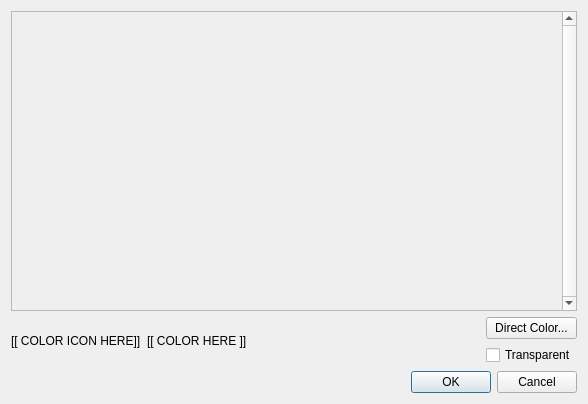
<?xml version="1.0" encoding="UTF-8"?>
<ui version="4.0">
 <class>ColorSelUi</class>
 <widget class="QDialog" name="ColorSelUi">
  <property name="geometry">
   <rect>
    <x>0</x>
    <y>0</y>
    <width>588</width>
    <height>404</height>
   </rect>
  </property>
  <property name="windowTitle">
   <string>Select Color</string>
  </property>
  <layout class="QGridLayout" name="gridLayout">
   <item row="0" column="0">
    <widget class="QScrollArea" name="definedColors">
     <property name="verticalScrollBarPolicy">
      <enum>Qt::ScrollBarAlwaysOn</enum>
     </property>
     <property name="horizontalScrollBarPolicy">
      <enum>Qt::ScrollBarAlwaysOff</enum>
     </property>
     <widget class="QWidget" name="definedColorsWidget">
      <property name="geometry">
       <rect>
        <x>0</x>
        <y>0</y>
        <width>384</width>
        <height>287</height>
       </rect>
      </property>
     </widget>
    </widget>
   </item>
   <item row="1" column="0">
    <layout class="QHBoxLayout" name="horizontalLayout">
     <item>
      <widget class="QLabel" name="iconLabel">
       <property name="text">
        <string>[[ COLOR ICON HERE]]</string>
       </property>
      </widget>
     </item>
     <item>
      <widget class="QLabel" name="colorLabel">
       <property name="text">
        <string>[[ COLOR HERE ]]</string>
       </property>
      </widget>
     </item>
     <item>
      <spacer name="horizontalSpacer">
       <property name="orientation">
        <enum>Qt::Horizontal</enum>
       </property>
       <property name="sizeHint" stdset="0">
        <size>
         <width>40</width>
         <height>20</height>
        </size>
       </property>
      </spacer>
     </item>
     <item>
      <layout class="QVBoxLayout" name="verticalLayout">
       <item>
        <widget class="QPushButton" name="directColor">
         <property name="toolTip">
          <string>Direct Color...</string>
         </property>
         <property name="text">
          <string>Direct Color...</string>
         </property>
        </widget>
       </item>
       <item>
        <widget class="QCheckBox" name="transparentDirectColor">
         <property name="text">
          <string>Transparent</string>
         </property>
        </widget>
       </item>
      </layout>
     </item>
    </layout>
   </item>
   <item row="2" column="0">
    <widget class="QDialogButtonBox" name="buttonBox">
     <property name="orientation">
      <enum>Qt::Horizontal</enum>
     </property>
     <property name="standardButtons">
      <set>QDialogButtonBox::Cancel|QDialogButtonBox::Ok</set>
     </property>
    </widget>
   </item>
  </layout>
 </widget>
 <resources>
  <include location="../ldforge.qrc"/>
 </resources>
 <connections>
  <connection>
   <sender>buttonBox</sender>
   <signal>accepted()</signal>
   <receiver>ColorSelUi</receiver>
   <slot>accept()</slot>
   <hints>
    <hint type="sourcelabel">
     <x>248</x>
     <y>254</y>
    </hint>
    <hint type="destinationlabel">
     <x>157</x>
     <y>274</y>
    </hint>
   </hints>
  </connection>
  <connection>
   <sender>buttonBox</sender>
   <signal>rejected()</signal>
   <receiver>ColorSelUi</receiver>
   <slot>reject()</slot>
   <hints>
    <hint type="sourcelabel">
     <x>316</x>
     <y>260</y>
    </hint>
    <hint type="destinationlabel">
     <x>286</x>
     <y>274</y>
    </hint>
   </hints>
  </connection>
 </connections>
</ui>
